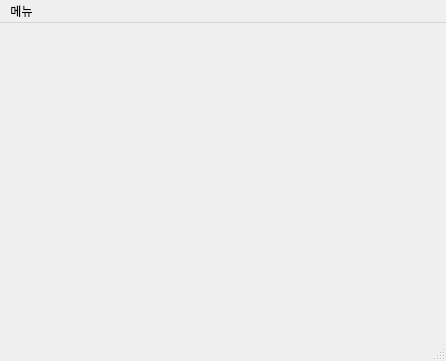
<?xml version="1.0" encoding="UTF-8"?>
<ui version="4.0">
 <class>MainWindow</class>
 <widget class="QMainWindow" name="MainWindow">
  <property name="geometry">
   <rect>
    <x>0</x>
    <y>0</y>
    <width>446</width>
    <height>361</height>
   </rect>
  </property>
  <property name="windowTitle">
   <string>내 프로그램</string>
  </property>
  <property name="windowIcon">
   <iconset>
    <normaloff>3.png</normaloff>3.png</iconset>
  </property>
  <widget class="QWidget" name="centralwidget"/>
  <widget class="QMenuBar" name="menubar">
   <property name="geometry">
    <rect>
     <x>0</x>
     <y>0</y>
     <width>446</width>
     <height>31</height>
    </rect>
   </property>
   <widget class="QMenu" name="menu">
    <property name="title">
     <string>메뉴</string>
    </property>
    <addaction name="actionAddressBook"/>
    <addaction name="separator"/>
   </widget>
   <addaction name="menu"/>
  </widget>
  <widget class="QStatusBar" name="statusbar"/>
  <action name="actionAddressBook">
   <property name="icon">
    <iconset>
     <normaloff>3.png</normaloff>3.png</iconset>
   </property>
   <property name="text">
    <string>주소록</string>
   </property>
  </action>
 </widget>
 <resources/>
 <connections/>
</ui>
